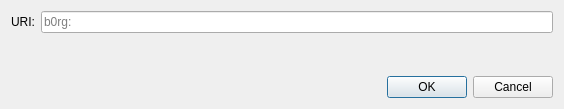
<?xml version="1.0" encoding="UTF-8"?>
<ui version="4.0">
 <class>OpenURIDialog</class>
 <widget class="QDialog" name="OpenURIDialog">
  <property name="geometry">
   <rect>
    <x>0</x>
    <y>0</y>
    <width>564</width>
    <height>109</height>
   </rect>
  </property>
  <property name="windowTitle">
   <string>Open b0rg URI</string>
  </property>
  <layout class="QVBoxLayout" name="verticalLayout">
   <item>
    <layout class="QHBoxLayout" name="horizontalLayout">
     <item>
      <widget class="QLabel" name="label">
       <property name="text">
        <string>URI:</string>
       </property>
      </widget>
     </item>
     <item>
      <widget class="QValidatedLineEdit" name="uriEdit">
       <property name="placeholderText">
        <string notr="true">b0rg:</string>
       </property>
      </widget>
     </item>
    </layout>
   </item>
   <item>
    <spacer name="verticalSpacer">
     <property name="orientation">
      <enum>Qt::Vertical</enum>
     </property>
     <property name="sizeHint" stdset="0">
      <size>
       <width>20</width>
       <height>40</height>
      </size>
     </property>
    </spacer>
   </item>
   <item>
    <widget class="QDialogButtonBox" name="buttonBox">
     <property name="orientation">
      <enum>Qt::Horizontal</enum>
     </property>
     <property name="standardButtons">
      <set>QDialogButtonBox::Cancel|QDialogButtonBox::Ok</set>
     </property>
    </widget>
   </item>
  </layout>
 </widget>
 <customwidgets>
  <customwidget>
   <class>QValidatedLineEdit</class>
   <extends>QLineEdit</extends>
   <header>qt/qvalidatedlineedit.h</header>
  </customwidget>
 </customwidgets>
 <resources/>
 <connections>
  <connection>
   <sender>buttonBox</sender>
   <signal>accepted()</signal>
   <receiver>OpenURIDialog</receiver>
   <slot>accept()</slot>
   <hints>
    <hint type="sourcelabel">
     <x>248</x>
     <y>254</y>
    </hint>
    <hint type="destinationlabel">
     <x>157</x>
     <y>274</y>
    </hint>
   </hints>
  </connection>
  <connection>
   <sender>buttonBox</sender>
   <signal>rejected()</signal>
   <receiver>OpenURIDialog</receiver>
   <slot>reject()</slot>
   <hints>
    <hint type="sourcelabel">
     <x>316</x>
     <y>260</y>
    </hint>
    <hint type="destinationlabel">
     <x>286</x>
     <y>274</y>
    </hint>
   </hints>
  </connection>
 </connections>
</ui>
